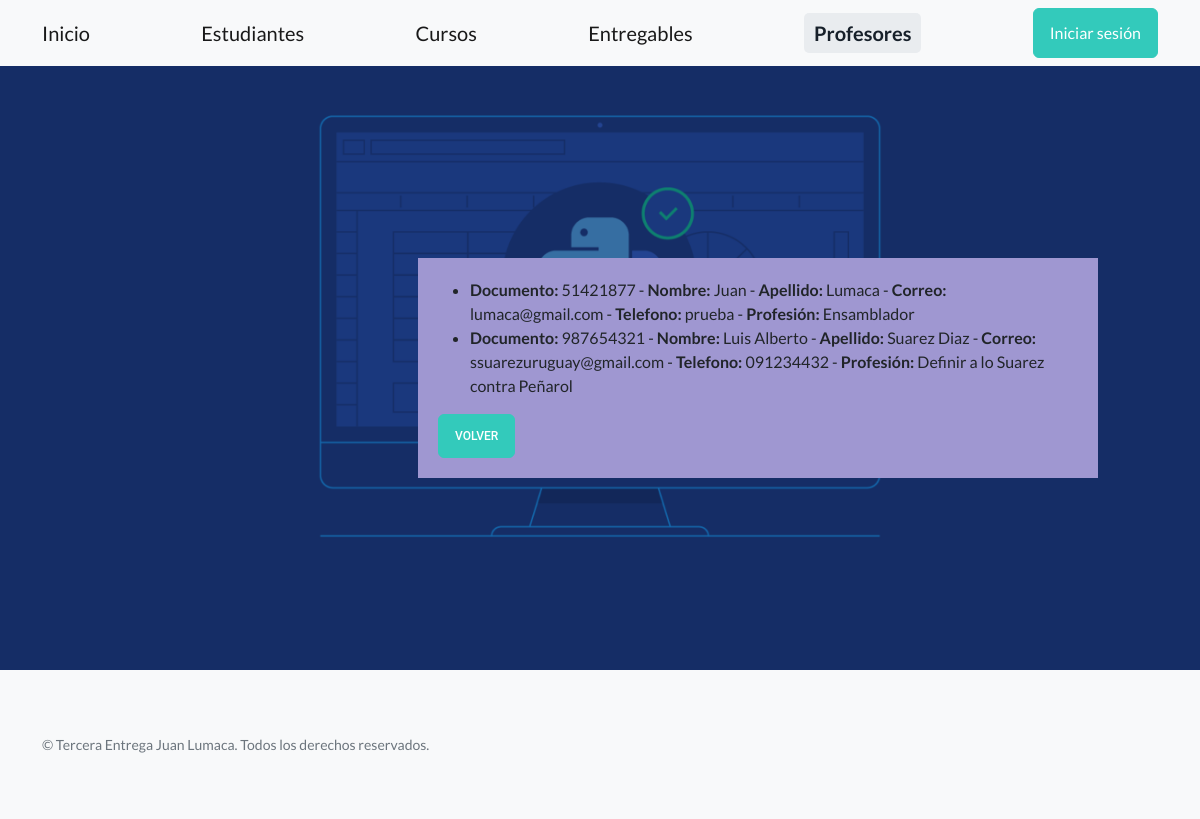
The page /AppCoder/buscarProfesores on the database its author committed.
### AppCoder/models.py (models this page shows)
class Profesor(models.Model):
    documento = models.CharField(max_length=10)
    nombre = models.CharField(max_length=30)
    apellido = models.CharField(max_length=30)
    email = models.CharField(max_length=30)
    telefono = models.CharField(max_length=30)
    profesion = models.CharField(max_length=30)

### AppCoder/views.py (the view)
# urls.py: path('buscarProfesores', views.buscarProfesoresTodos,name="BuscarProfesores"),#PROFESORES
def buscarProfesoresTodos(req):
    try:
        if req.method == "GET":
            profesores = Profesor.objects.all()
            return render(req, "Profesores/formConsultarTodosProfesores.html", {"profesores": profesores,'active_page': 'profesores'})
    except OperationalError as e:
        return render(req, "Profesores/formConsultarTodosProfesores.html", {'error_message':f"Ha ocurrido un error no controlado con la base de datos: {str(e)}",'active_page': 'profesores'})
    except IntegrityError as e:
        return render(req, "Profesores/formConsultarTodosProfesores.html", {'error_message':f"Ha ocurrido un error de integridad no controlado con la base de datos: {str(e)}",'active_page': 'profesores'})
    except ValueError as e:
        return render(req, "Profesores/formConsultarTodosProfesores.html", {'error_message':f"Se deben ingresar los datos: {str(e)}",'active_page': 'profesores'})
    except Exception as e:
        return render(req, "Profesores/formConsultarTodosProfesores.html", {'error_message':f"Excepción no controlada: {str(e)}",'active_page': 'profesores'})

### AppCoder/templates/Profesores/formConsultarTodosProfesores.html (shortened to what this page needs)
{% extends "padre.html" %}
{% load static %}
{% block contenidoQueCambia %}
  <div class="padding">
    <div class="row container d-flex justify-content-center">
      <div class="col-md-6 col-lg-4">
        <div class="FondoConsulta">
          {% if error_message %}
            <p class="MensajeError">{{error_message}}</p>
          {% else %}
            {% if profesores %}
              <ul>
                {% for profesor in profesores %}
                  <li>
                    <strong>Documento:</strong> {{profesor.documento}} -
                    <strong>Nombre:</strong> {{profesor.nombre}} -
                    <strong>Apellido:</strong> {{profesor.apellido}} -
                    <strong>Correo:</strong> {{profesor.email}} -
                    <strong>Telefono:</strong> {{profesor.telefono}} -
                    <strong>Profesión:</strong> {{profesor.profesion}}
                  </li>
                {% endfor %}
              </ul>
            {% else %}
              <p class="MensajeError">No se encontraron datos!</p>
            {% endif %}
          {% endif %}
          <a href="{% url 'Profesores' %}" class="btn btn-block btn-bold btn-primary">Volver</a>
        </div>
      </div>
    </div>
  </div>
{% endblock %}

### rows shown on the page
Profesor: documento "51421877", nombre "Juan", apellido "Lumaca", email "lumaca@gmail.com", telefono "prueba", profesion "Ensamblador"
Profesor: documento "987654321", nombre "Luis Alberto", apellido "Suarez Diaz", email "ssuarezuruguay@gmail.com", telefono "091234432", profesion "Definir a lo Suarez contra Peñarol"
